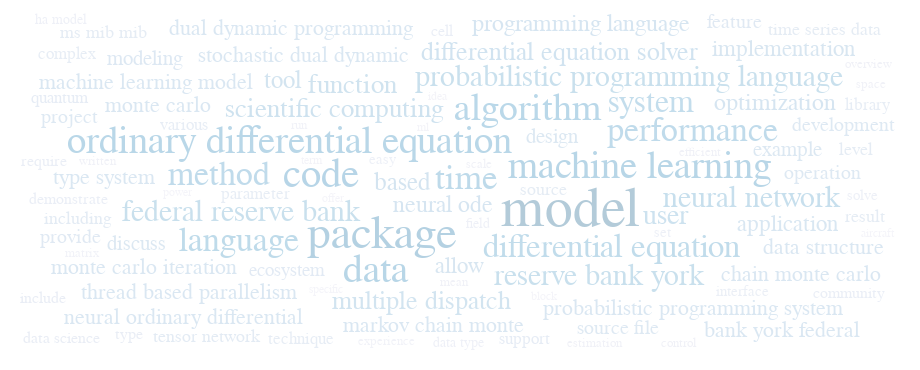

Vega-Lite specification stored for this chart:
### Vega specification from a JSON file in a GitHub repository (floating-point values rounded to 4 significant figures; data arrays with more than 128 entries replaced by an {"elided": "..."} marker saying what was removed)
{"height": 350, "padding": 10, "marks": [{"encode": {"update": {"fillOpacity": [{"test": "indexof(datum.talks, hoverID) > 0", "value": 1}, {"value": 0.3}]}, "hover": {"fillOpacity": {"value": 1}}, "enter": {"text": {"field": "text"}, "baseline": {"value": "alphabetic"}, "fill": {"field": "count", "scale": "color"}, "align": {"value": "center"}}}, "from": {"data": "table"}, "type": "text", "transform": [{"padding": 2, "fontSizeRange": [12, 56], "font": "Helvetica Neue, Arial", "size": [{"signal": "width"}, {"signal": "height"}], "text": {"field": "text"}, "type": "wordcloud", "fontSize": {"field": "datum.count"}}]}], "data": [{"name": "table", "values": {"elided": "154 records"}}], "scales": [{"name": "color", "range": {"scheme": "purpleblue"}, "domain": {"data": "table", "field": "count"}, "type": "log"}], "width": 900, "signals": [{"name": "hoverID", "value": 0}]}
